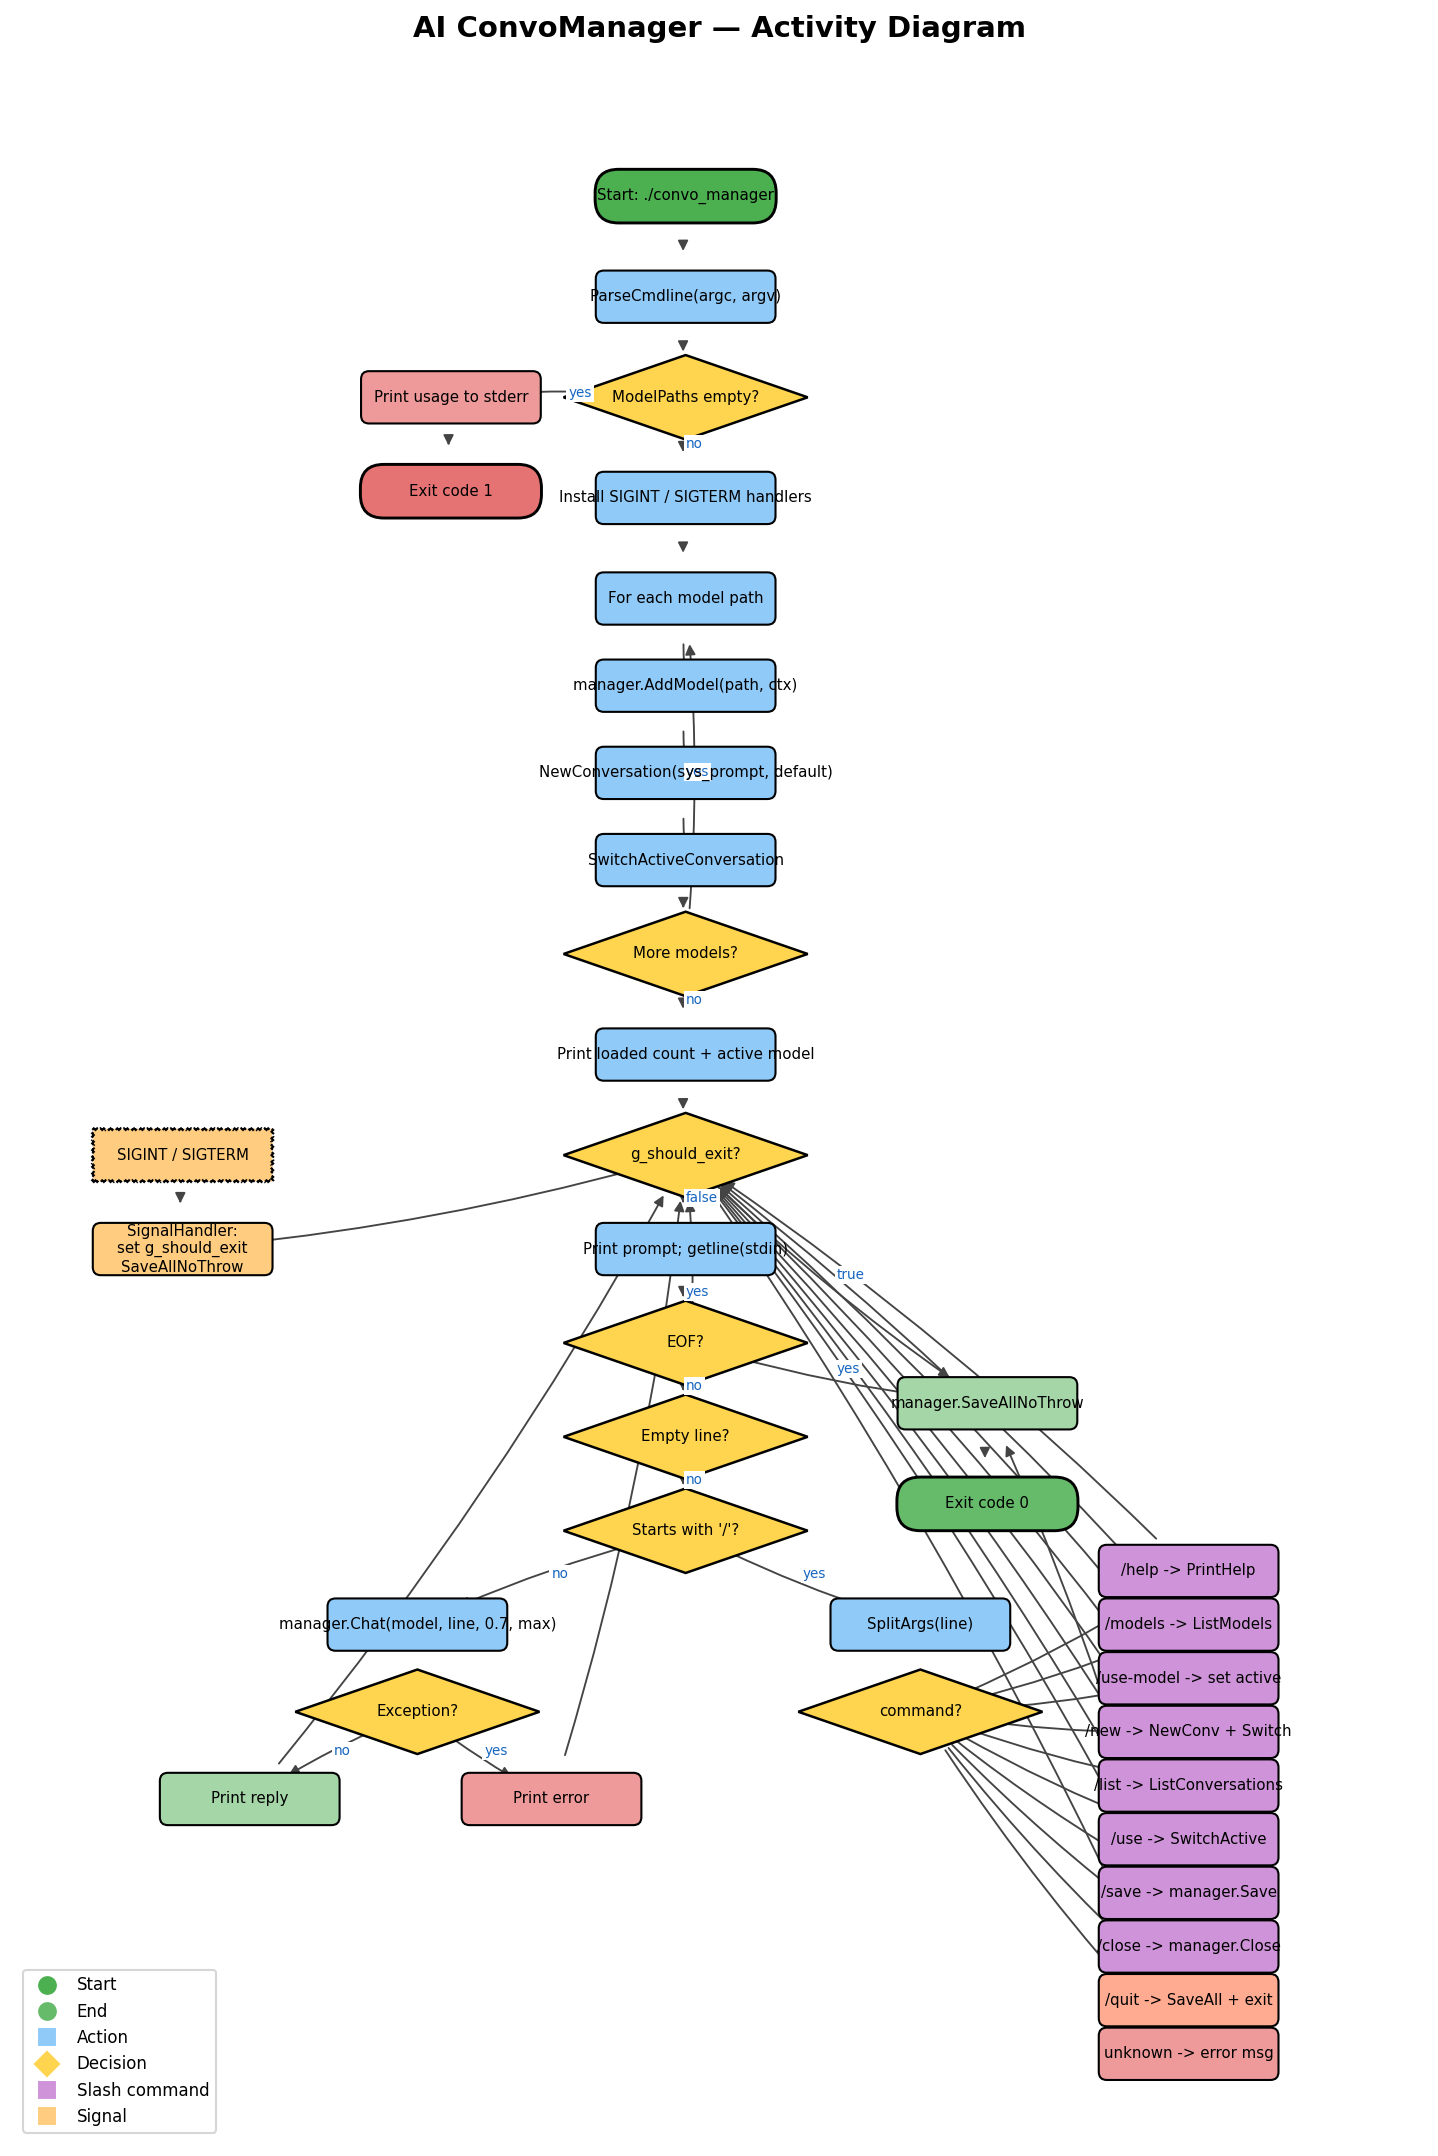

Python code for this plot:
#!/usr/bin/env python3
"""Render the AI ConvoManager activity diagram to a PNG using matplotlib."""

import matplotlib.pyplot as plt
from matplotlib.patches import FancyBboxPatch, FancyArrowPatch, Polygon
from matplotlib.lines import Line2D


# (x, y, text, shape, color) where shape in {start, end, action, decision, signal}
NODES = {
    "start":     (5.0, 24.0, "Start: ./convo_manager",                "start",    "#4CAF50"),
    "parse":     (5.0, 22.5, "ParseCmdline(argc, argv)",              "action",   "#90CAF9"),
    "chk":       (5.0, 21.0, "ModelPaths empty?",                     "decision", "#FFD54F"),
    "errusage":  (1.5, 21.0, "Print usage to stderr",                 "action",   "#EF9A9A"),
    "exiterr":   (1.5, 19.6, "Exit code 1",                           "end",      "#E57373"),

    "signals":   (5.0, 19.5, "Install SIGINT / SIGTERM handlers",     "action",   "#90CAF9"),
    "loadloop":  (5.0, 18.0, "For each model path",                   "action",   "#90CAF9"),
    "addmodel":  (5.0, 16.7, "manager.AddModel(path, ctx)",           "action",   "#90CAF9"),
    "newconvo":  (5.0, 15.4, "NewConversation(sys_prompt, default)",  "action",   "#90CAF9"),
    "switch":    (5.0, 14.1, "SwitchActiveConversation",              "action",   "#90CAF9"),
    "more":      (5.0, 12.7, "More models?",                          "decision", "#FFD54F"),
    "banner":    (5.0, 11.2, "Print loaded count + active model",     "action",   "#90CAF9"),

    "readloop":  (5.0,  9.7, "g_should_exit?",                        "decision", "#FFD54F"),
    "saveall":   (9.5,  6.0, "manager.SaveAllNoThrow",                "action",   "#A5D6A7"),
    "exitok":    (9.5,  4.5, "Exit code 0",                           "end",      "#66BB6A"),

    "prompt":    (5.0,  8.3, "Print prompt; getline(stdin)",          "action",   "#90CAF9"),
    "eof":       (5.0,  6.9, "EOF?",                                  "decision", "#FFD54F"),
    "empty":     (5.0,  5.5, "Empty line?",                           "decision", "#FFD54F"),
    "iscmd":     (5.0,  4.1, "Starts with '/'?",                      "decision", "#FFD54F"),

    "chat":      (1.0,  2.7, "manager.Chat(model, line, 0.7, max)",   "action",   "#90CAF9"),
    "chatok":    (1.0,  1.4, "Exception?",                            "decision", "#FFD54F"),
    "reply":     (-1.5, 0.1, "Print reply",                           "action",   "#A5D6A7"),
    "perr":      (3.0,  0.1, "Print error",                           "action",   "#EF9A9A"),

    "split":     (8.5,  2.7, "SplitArgs(line)",                       "action",   "#90CAF9"),
    "disp":      (8.5,  1.4, "command?",                              "decision", "#FFD54F"),

    "help":      (12.5, 3.5, "/help -> PrintHelp",                    "action",   "#CE93D8"),
    "lism":      (12.5, 2.7, "/models -> ListModels",                 "action",   "#CE93D8"),
    "usem":      (12.5, 1.9, "/use-model -> set active",              "action",   "#CE93D8"),
    "newc":      (12.5, 1.1, "/new -> NewConv + Switch",              "action",   "#CE93D8"),
    "lisc":      (12.5, 0.3, "/list -> ListConversations",            "action",   "#CE93D8"),
    "usec":      (12.5,-0.5, "/use -> SwitchActive",                  "action",   "#CE93D8"),
    "savec":     (12.5,-1.3, "/save -> manager.Save",                 "action",   "#CE93D8"),
    "closec":    (12.5,-2.1, "/close -> manager.Close",               "action",   "#CE93D8"),
    "quitc":     (12.5,-2.9, "/quit -> SaveAll + exit",               "action",   "#FFAB91"),
    "unkn":      (12.5,-3.7, "unknown -> error msg",                  "action",   "#EF9A9A"),

    "sig":       (-2.5, 9.7, "SIGINT / SIGTERM",                      "signal",   "#FFCC80"),
    "sigh":      (-2.5, 8.3, "SignalHandler:\nset g_should_exit\nSaveAllNoThrow", "action", "#FFCC80"),
}


EDGES = [
    ("start", "parse", ""),
    ("parse", "chk", ""),
    ("chk", "errusage", "yes"),
    ("errusage", "exiterr", ""),
    ("chk", "signals", "no"),
    ("signals", "loadloop", ""),
    ("loadloop", "addmodel", ""),
    ("addmodel", "newconvo", ""),
    ("newconvo", "switch", ""),
    ("switch", "more", ""),
    ("more", "loadloop", "yes"),
    ("more", "banner", "no"),
    ("banner", "readloop", ""),
    ("readloop", "saveall", "true"),
    ("saveall", "exitok", ""),
    ("readloop", "prompt", "false"),
    ("prompt", "eof", ""),
    ("eof", "saveall", "yes"),
    ("eof", "empty", "no"),
    ("empty", "readloop", "yes"),
    ("empty", "iscmd", "no"),
    ("iscmd", "chat", "no"),
    ("chat", "chatok", ""),
    ("chatok", "reply", "no"),
    ("chatok", "perr", "yes"),
    ("reply", "readloop", ""),
    ("perr", "readloop", ""),
    ("iscmd", "split", "yes"),
    ("split", "disp", ""),
    ("disp", "help", ""),
    ("disp", "lism", ""),
    ("disp", "usem", ""),
    ("disp", "newc", ""),
    ("disp", "lisc", ""),
    ("disp", "usec", ""),
    ("disp", "savec", ""),
    ("disp", "closec", ""),
    ("disp", "quitc", ""),
    ("disp", "unkn", ""),
    ("help", "readloop", ""),
    ("lism", "readloop", ""),
    ("usem", "readloop", ""),
    ("newc", "readloop", ""),
    ("lisc", "readloop", ""),
    ("usec", "readloop", ""),
    ("savec", "readloop", ""),
    ("closec", "readloop", ""),
    ("quitc", "saveall", ""),
    ("unkn", "readloop", ""),
    ("sig", "sigh", ""),
    ("sigh", "readloop", ""),
]


def draw_node(ax, x, y, text, shape, color):
    w, h = 2.6, 0.7
    if shape == "decision":
        pts = [(x, y + h * 0.9), (x + w * 0.7, y), (x, y - h * 0.9), (x - w * 0.7, y)]
        ax.add_patch(Polygon(pts, closed=True, facecolor=color, edgecolor="black", linewidth=1.2))
    elif shape in ("start", "end"):
        ax.add_patch(FancyBboxPatch((x - w / 2, y - h / 2), w, h,
                                    boxstyle="round,pad=0.05,rounding_size=0.35",
                                    facecolor=color, edgecolor="black", linewidth=1.4))
    elif shape == "signal":
        ax.add_patch(FancyBboxPatch((x - w / 2, y - h / 2), w, h,
                                    boxstyle="sawtooth,pad=0.05",
                                    facecolor=color, edgecolor="black", linewidth=1.0,
                                    linestyle="--"))
    else:  # action
        ax.add_patch(FancyBboxPatch((x - w / 2, y - h / 2), w, h,
                                    boxstyle="round,pad=0.04,rounding_size=0.12",
                                    facecolor=color, edgecolor="black", linewidth=1.0))
    ax.text(x, y, text, ha="center", va="center", fontsize=7.2, wrap=True)


def draw_edge(ax, src, dst, label):
    x1, y1 = NODES[src][0], NODES[src][1]
    x2, y2 = NODES[dst][0], NODES[dst][1]
    arrow = FancyArrowPatch((x1, y1), (x2, y2),
                            arrowstyle="-|>", mutation_scale=10,
                            connectionstyle="arc3,rad=0.05",
                            color="#444", linewidth=0.9,
                            shrinkA=22, shrinkB=22)
    ax.add_patch(arrow)
    if label:
        mx, my = (x1 + x2) / 2, (y1 + y2) / 2
        ax.text(mx, my, label, fontsize=6.5, color="#1565C0",
                bbox=dict(facecolor="white", edgecolor="none", pad=1))


def main():
    fig, ax = plt.subplots(figsize=(16, 18))
    ax.set_xlim(-5, 16)
    ax.set_ylim(-5, 26)
    ax.set_aspect("equal")
    ax.axis("off")
    ax.set_title("AI ConvoManager — Activity Diagram", fontsize=14, fontweight="bold", pad=12)

    for src, dst, label in EDGES:
        draw_edge(ax, src, dst, label)
    for _, (x, y, text, shape, color) in NODES.items():
        draw_node(ax, x, y, text, shape, color)

    legend = [
        Line2D([0], [0], marker="o", color="w", markerfacecolor="#4CAF50", markersize=10, label="Start"),
        Line2D([0], [0], marker="o", color="w", markerfacecolor="#66BB6A", markersize=10, label="End"),
        Line2D([0], [0], marker="s", color="w", markerfacecolor="#90CAF9", markersize=10, label="Action"),
        Line2D([0], [0], marker="D", color="w", markerfacecolor="#FFD54F", markersize=10, label="Decision"),
        Line2D([0], [0], marker="s", color="w", markerfacecolor="#CE93D8", markersize=10, label="Slash command"),
        Line2D([0], [0], marker="s", color="w", markerfacecolor="#FFCC80", markersize=10, label="Signal"),
    ]
    ax.legend(handles=legend, loc="lower left", fontsize=8, frameon=True)

    out = "/home/user/Projects/AI/activity_diagram.png"
    plt.savefig(out, dpi=150, bbox_inches="tight", facecolor="white")
    print(f"Wrote {out}")


if __name__ == "__main__":
    main()
